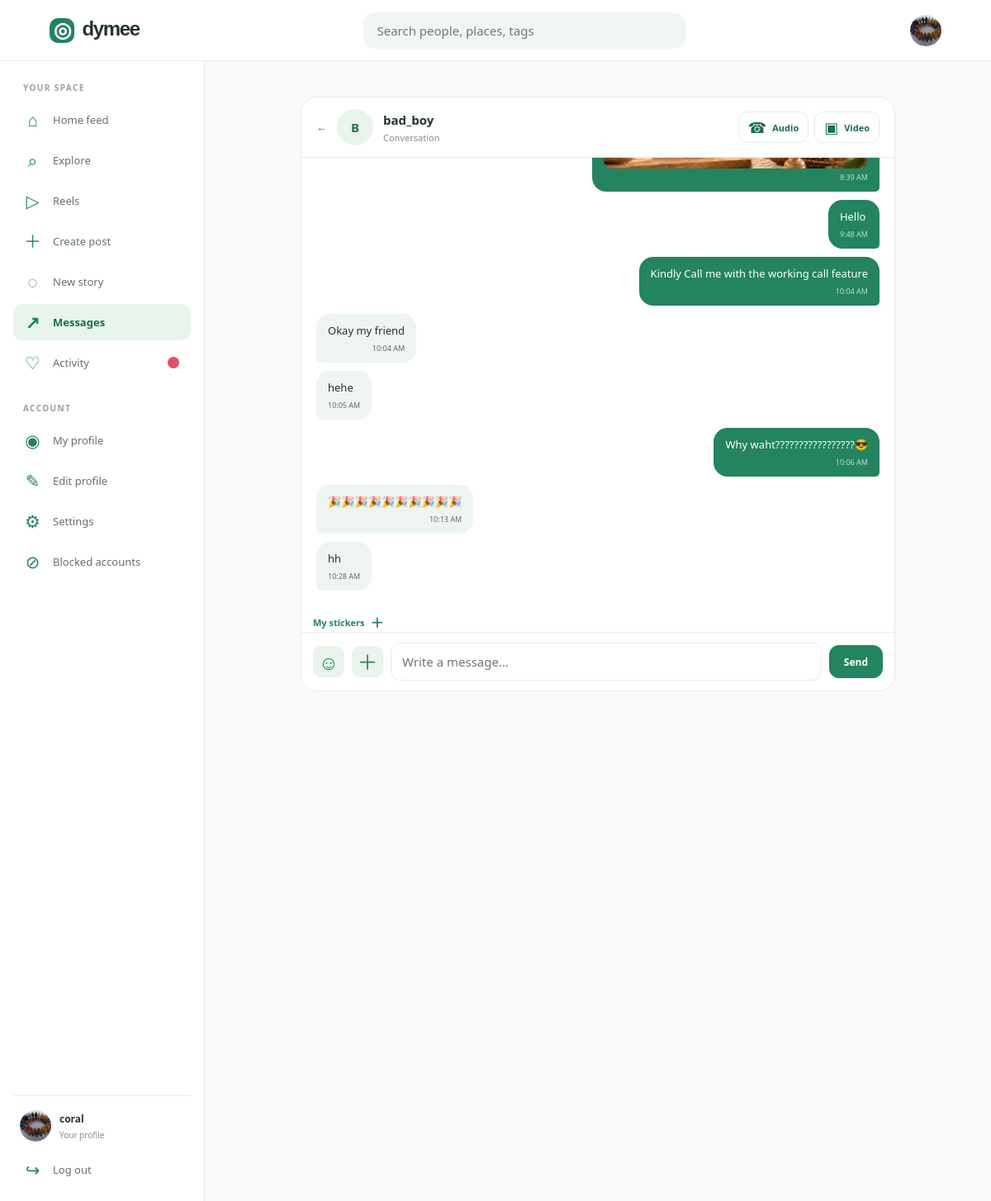
Page /inbox/bad_boy/ (signed in) on the committed database.
### social/models.py (models this page shows, shortened)
class Profile(models.Model):
    user = models.OneToOneField(
        settings.AUTH_USER_MODEL, on_delete=models.CASCADE, related_name='profile'
    )
    avatar = models.ImageField(upload_to='avatars/', blank=True)
    bio = models.CharField(max_length=160, blank=True)
    website = models.URLField(blank=True)
    created_at = models.DateTimeField(auto_now_add=True)

class Message(models.Model):
    sender = models.ForeignKey(
        settings.AUTH_USER_MODEL, on_delete=models.CASCADE, related_name='sent_messages'
    )
    recipient = models.ForeignKey(
        settings.AUTH_USER_MODEL, on_delete=models.CASCADE, related_name='received_messages'
    )
    body = models.CharField(max_length=2000, blank=True)
    attachment = models.FileField(upload_to='chat/', blank=True)
    sticker = models.ForeignKey(
        Sticker, on_delete=models.SET_NULL, null=True, blank=True, related_name='messages'
    )
    created_at = models.DateTimeField(auto_now_add=True)
    read_at = models.DateTimeField(null=True, blank=True)
    class Meta:
        ordering = ('created_at',)
    @property
    def attachment_is_image(self):
        return Path(self.attachment.name).suffix.lower() in {
            '.jpg', '.jpeg', '.png', '.webp', '.gif'
        }

### social/views.py (the view, shortened to what this page needs)
# urls.py: path('inbox/<str:username>/', views.conversation, name='conversation'),
@login_required
def conversation(request, username):
    other = get_object_or_404(User, username=username)
    if other == request.user or other.pk in hidden_user_ids(request.user):
        raise Http404
    thread = Message.objects.filter(
        Q(sender=request.user, recipient=other) | Q(sender=other, recipient=request.user)
    ).select_related('sender', 'recipient')
    form = MessageForm(request.POST or None, request.FILES or None, user=request.user)
    thread.filter(sender=other, recipient=request.user, read_at__isnull=True).update(
        read_at=timezone.now()
    )
    sticker_form = StickerForm(user=request.user)
    stickers = request.user.stickers.all()
    last_message_id = thread.aggregate(latest=Max('pk'))['latest'] or 0
    return render(
        request, 'social/conversation.html',
        {'other': other, 'thread': thread, 'form': form, 'sticker_form': sticker_form,
         'stickers': stickers, 'last_message_id': last_message_id,
         'emojis': (
             '😀', '😂', '🥹', '😍', '🥰', '😘', '😎', '😭', '🤔', '🙌',
             '👏', '🔥', '✨', '❤️', '💚', '💯', '🎉', '👋', '👍', '🙏',
         )},
    )

### social/forms.py (shortened to what this page needs)
class MessageForm(BlobUploadFormMixin, forms.ModelForm):
    blob_upload_token = forms.CharField(required=False, widget=forms.HiddenInput)
    blob_upload_path = forms.CharField(required=False, widget=forms.HiddenInput)
    sticker = forms.ModelChoiceField(
        queryset=Sticker.objects.none(), required=False, widget=forms.HiddenInput
    )
    upload_field = 'attachment'
    upload_purpose = BlobUploadTicket.Purpose.CHAT
    class Meta:
        model = Message
        fields = ('body', 'attachment', 'sticker')
        widgets = {'body': forms.TextInput(attrs={'placeholder': 'Write a message…'})}
    def __init__(self, *args, **kwargs):
        super().__init__(*args, **kwargs)
        self.fields['sticker'].queryset = Sticker.objects.filter(owner=self.user)
        self.fields['body'].required = False
        self.fields['attachment'].required = False
        self.fields['attachment'].widget.attrs.update({
            'accept': 'image/*,video/mp4,video/webm,.pdf,.txt,.docx,.xlsx,.pptx',
        })

class StickerForm(BlobUploadFormMixin, forms.ModelForm):
    blob_upload_token = forms.CharField(required=False, widget=forms.HiddenInput)
    blob_upload_path = forms.CharField(required=False, widget=forms.HiddenInput)
    upload_field = 'image'
    upload_purpose = BlobUploadTicket.Purpose.STICKER
    upload_required = True
    class Meta:
        model = Sticker
        fields = ('image', 'label')
        widgets = {
            'image': forms.ClearableFileInput(attrs={'accept': 'image/png,image/jpeg,image/webp,image/gif'}),
        }
    def __init__(self, *args, **kwargs):
        super().__init__(*args, **kwargs)

### social/context_processors.py (called while the page is built)
def deployment_settings(_request):
    return {
        'CALLS_WEBSOCKET_URL': settings.CALLS_WEBSOCKET_URL,
        'BLOB_UPLOAD_ENABLED': settings.BLOB_UPLOAD_ENABLED,
    }

### social/views.py (called while the page is built)
def blocked_user_ids(user):
    return Block.objects.filter(Q(blocker=user) | Q(blocked=user)).values_list(
        'blocker_id', 'blocked_id'
    )

def hidden_user_ids(user):
    pairs = blocked_user_ids(user)
    return {user_id for pair in pairs for user_id in pair if user_id != user.pk}

### social/templates/social/conversation.html (shortened to what this page needs)
{% extends 'social/base.html' %}
{% block content %}
<section class="chat-page">
  <header class="chat-header" data-call-start-url="{% url 'start_call' other.username %}" data-call-contact="{{ other.username }}">
    <a class="back-link" href="{% url 'inbox' %}" aria-label="Back to messages">←</a>
    <span class="avatar">{% if other.profile.avatar %}<img src="{{ other.profile.avatar.url }}" alt="">{% else %}{{ other.username|slice:":1"|upper }}{% endif %}</span>
    <div class="chat-contact"><a href="{% url 'profile' other.username %}"><b>{{ other.username }}</b></a><small>Conversation</small></div>
    <div class="call-controls" aria-label="Call controls">
      <button class="call-button" type="button" data-call-action="audio" aria-label="Start audio call" title="Start audio call"><span>☎</span><b>Audio</b></button>
      <button class="call-button" type="button" data-call-action="video" aria-label="Start video call" title="Start video call"><span>▣</span><b>Video</b></button>
    </div>
  </header>
  <div class="chat-messages" data-message-poll-url="{% url 'conversation' other.username %}?after_id=" data-last-message-id="{{ last_message_id }}">
    {% for message in thread %}
      {% include 'social/_message.html' with message=message %}
    {% empty %}<div class="empty-state"><span class="empty-icon">✳</span><h2>Say hello</h2><p>This is the start of your conversation.</p></div>{% endfor %}
  </div>
  <details class="sticker-tray" data-sticker-tray>
    <summary>My stickers <span>＋</span></summary>
  </details>
  <form class="chat-compose" method="post" enctype="multipart/form-data" data-ajax-action="message">
    <details class="emoji-picker">
      <summary aria-label="Choose emoji" title="Choose emoji">☺</summary>
    </details>
    <label class="chat-attach" title="Attach a file" aria-label="Attach a file">
      <span aria-hidden="true">＋</span>
    </label>
    {{ form.body }}
    <button class="button primary" type="submit">Send</button>
  </form>
</section>
{% endblock %}

### social/templates/social/base.html (shortened to what this page needs)
{% load static %}
<!doctype html>
<html lang="en">
<head>
  <link rel="stylesheet" href="{% static 'social/app.css' %}">
</head>
<body>
  <div class="app-shell">
    {% if request.user.is_authenticated %}
    <header class="topbar">
      <a class="brand" href="{% url 'feed' %}"><span class="brand-mark">◎</span> dymee</a>
      <form class="top-search" action="{% url 'explore' %}" method="get">
        <input aria-label="Search users and posts" type="search" name="q" placeholder="Search people, places, tags">
      </form>
      <a class="avatar small-avatar" href="{% url 'profile' request.user.username %}">
        {% if request.user.profile.avatar %}<img src="{{ request.user.profile.avatar.url }}" alt="">
        {% else %}{{ request.user.username|slice:":1"|upper }}{% endif %}
      </a>
    </header>
    <aside class="sidebar-nav" aria-label="Main navigation">
      <a class="sidebar-section-label" href="{% url 'feed' %}">YOUR SPACE</a>
      <nav class="sidebar-links">
        <a class="sidebar-link {% if request.resolver_match.url_name == 'feed' %}active{% endif %}" href="{% url 'feed' %}"><span class="sidebar-icon">⌂</span><span>Home feed</span></a>
        <a class="sidebar-link {% if request.resolver_match.url_name == 'explore' %}active{% endif %}" href="{% url 'explore' %}"><span class="sidebar-icon">⌕</span><span>Explore</span></a>
        <a class="sidebar-link {% if request.resolver_match.url_name == 'reels' %}active{% endif %}" href="{% url 'reels' %}"><span class="sidebar-icon">▷</span><span>Reels</span></a>
        <a class="sidebar-link {% if request.resolver_match.url_name == 'create_post' %}active{% endif %}" href="{% url 'create_post' %}"><span class="sidebar-icon">＋</span><span>Create post</span></a>
        <a class="sidebar-link {% if request.resolver_match.url_name == 'create_story' %}active{% endif %}" href="{% url 'create_story' %}"><span class="sidebar-icon">◌</span><span>New story</span></a>
        <a class="sidebar-link {% if request.resolver_match.url_name == 'inbox' or request.resolver_match.url_name == 'conversation' %}active{% endif %}" href="{% url 'inbox' %}"><span class="sidebar-icon">↗</span><span>Messages</span></a>
        <a class="sidebar-link {% if request.resolver_match.url_name == 'activity' %}active{% endif %}" href="{% url 'activity' %}"><span class="sidebar-icon">♡</span><span>Activity</span><span class="notification-badge" data-notification-badge hidden></span></a>
      </nav>
      <a class="sidebar-section-label sidebar-account-label" href="{% url 'account_settings' %}">ACCOUNT</a>
      <nav class="sidebar-links">
        <a class="sidebar-link {% if request.resolver_match.url_name == 'profile' %}active{% endif %}" href="{% url 'profile' request.user.username %}"><span class="sidebar-icon">◉</span><span>My profile</span></a>
        <a class="sidebar-link {% if request.resolver_match.url_name == 'edit_profile' %}active{% endif %}" href="{% url 'edit_profile' %}"><span class="sidebar-icon">✎</span><span>Edit profile</span></a>
        <a class="sidebar-link " href="{% url 'account_settings' %}"><span class="sidebar-icon">⚙</span><span>Settings</span></a>
        <a class="sidebar-link {% if request.resolver_match.url_name == 'blocked_accounts' %}active{% endif %}" href="{% url 'blocked_accounts' %}"><span class="sidebar-icon">⊘</span><span>Blocked accounts</span></a>
      </nav>
      <div class="sidebar-bottom">
        <a class="sidebar-user" href="{% url 'profile' request.user.username %}">
          <span class="avatar">{% if request.user.profile.avatar %}<img src="{{ request.user.profile.avatar.url }}" alt="">{% else %}{{ request.user.username|slice:":1"|upper }}{% endif %}</span>
          <span><b>{{ request.user.username }}</b><small>Your profile</small></span>
        </a>
        <form action="{% url 'logout' %}" method="post">{% csrf_token %}<button class="sidebar-link sidebar-logout" type="submit"><span class="sidebar-icon">↪</span><span>Log out</span></button></form>
      </div>
    </aside>
    {% endif %}
    <main class="{% if request.user.is_authenticated %}page-content{% else %}auth-content{% endif %}">
      {% block content %}{% endblock %}
    </main>
  </div>
</body>
</html>

### social/templates/social/_message.html (shortened to what this page needs)
<article class="message-bubble {% if message.sender_id == request.user.id %}mine{% endif %}" data-message-id="{{ message.id }}">
  {% if message.body %}<p>{{ message.body|linebreaksbr }}</p>{% endif %}
  {% if message.attachment %}
    {% if message.attachment_is_image %}
      <a class="message-attachment-image" href="{{ message.attachment.url }}" target="_blank" rel="noopener">
        <img src="{{ message.attachment.url }}" alt="Image attachment: {{ message.attachment.name|cut:'chat/' }}">
      </a>
    {% elif message.attachment_is_video %}
      <video class="message-attachment-video" src="{{ message.attachment.url }}" controls playsinline preload="metadata"></video>
    {% else %}
      <a class="message-file" href="{{ message.attachment.url }}" target="_blank" rel="noopener">
        <span aria-hidden="true">▤</span>{{ message.attachment.name|cut:'chat/'|truncatechars:45 }}
      </a>
    {% endif %}
  {% endif %}
  <small>{{ message.created_at|date:"g:i A" }}</small>
</article>

### rows in the picture
Message: attachment (picture), created_at "8:39 AM"
Message: body "Hello", created_at "9:48 AM"
Message: body "Kindly Call me with the working call feature", created_at "10:04 AM"
Message: body "Okay my friend", created_at "10:04 AM"
Message: body "hehe", created_at "10:05 AM"
Message: body "Why waht?????????????????😎", created_at "10:06 AM"
Message: body "🎉🎉🎉🎉🎉🎉🎉🎉🎉🎉", created_at "10:13 AM"
Message: body "hh", created_at "10:28 AM"

### other values in the picture
{{ request.user.username }} "coral"
{{ other.username|slice:":1"|upper }} "B"
{{ other.username }} "bad_boy"
